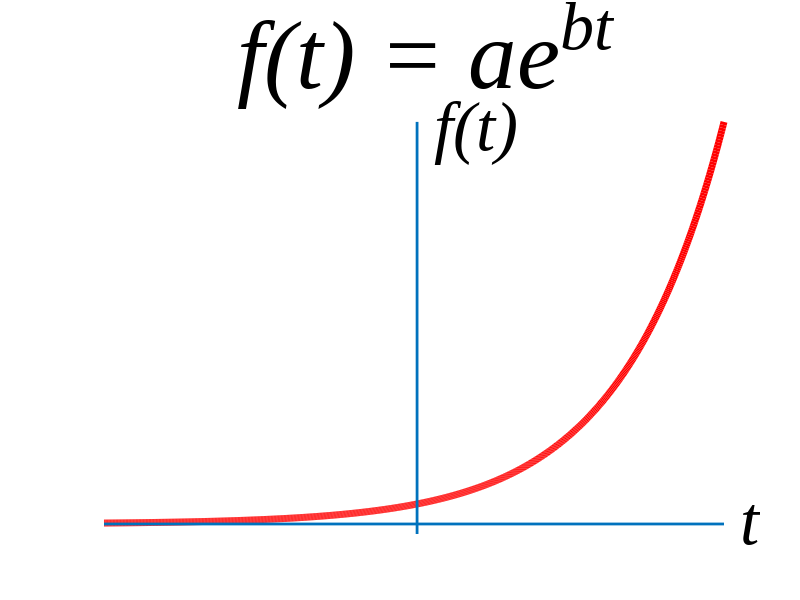

Reproduce this figure in MATLAB.
clc;
close all force;
clear variables;

a = 0.01;
b = 0.15;
t = [20:-0.05:-20.4];

e = a*exp(b*(t(1:length(t))));
minX = min(t);
maxX = max(t);
minY = -0.005;
maxY = max(e);

set(0, 'DefaultAxesFontName', 'Times New Roman');
figure('Position', [1 1 1920 1080]);

plot(t, e, 'r', 'LineWidth', 5);
line([minX, maxX],[0, 0], 'LineWidth', 2);
line([0, 0],[minY, maxY], 'LineWidth', 2);
text(maxX, 0,'\it t', 'FontSize', 50, 'Fontname','Times New Roman', 'fontWeight', 'Bold');
text(0, maxY-0.005,'\it f(t)', 'FontSize', 50, 'Fontname','Times New Roman', 'fontWeight', 'Bold');
axis off;
axis([minX maxX minY maxY]);
title(['\it f(t) = ae^b^t'], 'FontSize', 70, 'Fontname','Times New Roman', 'fontWeight', 'Bold');